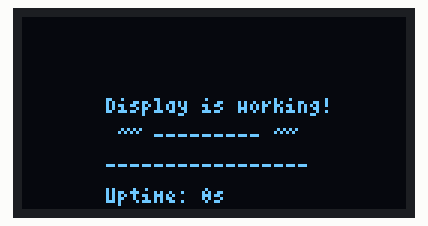
A sketch run on a simulated Arduino Uno, built with avr-gcc and run on an emulated ATmega328P. Parts: 128×64 one-colour display.

Above: at 0.1 s.
At 18.1 s:
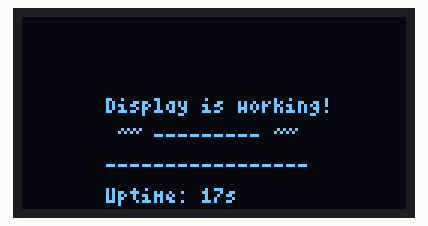
At 38.1 s:
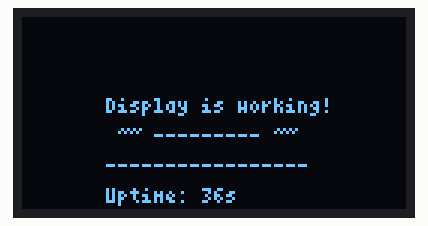

The sketch:

sketch_oct29a.ino
```cpp
#include "Defines.h"


int c = 0;
void handle_oled(int c) {
  u8UI.clearBuffer();
  char outBuffer[20];

  // Can fit upto 4 lines of 17chars
  u8UI.drawStr(GainXOffset(0), YRow(0), "Display is working!");
  u8UI.drawStr(GainXOffset(0), YRow(1), " ~~ --------- ~~");
  u8UI.drawStr(GainXOffset(0), YRow(2), "-----------------"); // Full Screen

  snprintf(outBuffer, sizeof(outBuffer), "Uptime: %ds", c);
  u8UI.drawStr(GainXOffset(0), YRow(3), outBuffer);

  // Update OLED
  u8UI.sendBuffer();
}

void setup(void) {
  Serial.begin(115200);

  //Ready Display
  u8UI.begin();
  u8UI.setBusClock(400000);  //400kHz I2C
  u8UI.setContrast(255);     // set contrast to maximum
  u8UI.setFont(u8g2_font_4x6_tr);
}

int GainXOffset(int val) { return Globals::xOffset + val; }
int GainYOffset(int val) { return Globals::yOffset + val; }
int YRow(int val) { return (val < 4 ? GainYOffset(val * 10) : 4); } // Start at 0; clamp Rw 4

void loop(void) {
  handle_oled(c++);
  delay(1000);
}
```

Defines.cpp
```cpp
#include "Defines.h"

U8G2_SSD1306_128X64_NONAME_F_HW_I2C Globals::u8g2(U8G2_R0, OLED_RESET, OLED_SCL, OLED_SDA);
int Globals::xOffset = 30 - 2;
int Globals::yOffset = 10 + 22;
```

Defines.h
```cpp
#pragma once
#include <U8g2lib.h>


#define OLED_RESET U8X8_PIN_NONE  // Reset pin
#define OLED_SDA 5
#define OLED_SCL 6

#define u8UI Globals::u8g2

class Globals {
  public:
      static U8G2_SSD1306_128X64_NONAME_F_HW_I2C u8g2;
      static int xOffset;
      static int yOffset;
};
```
